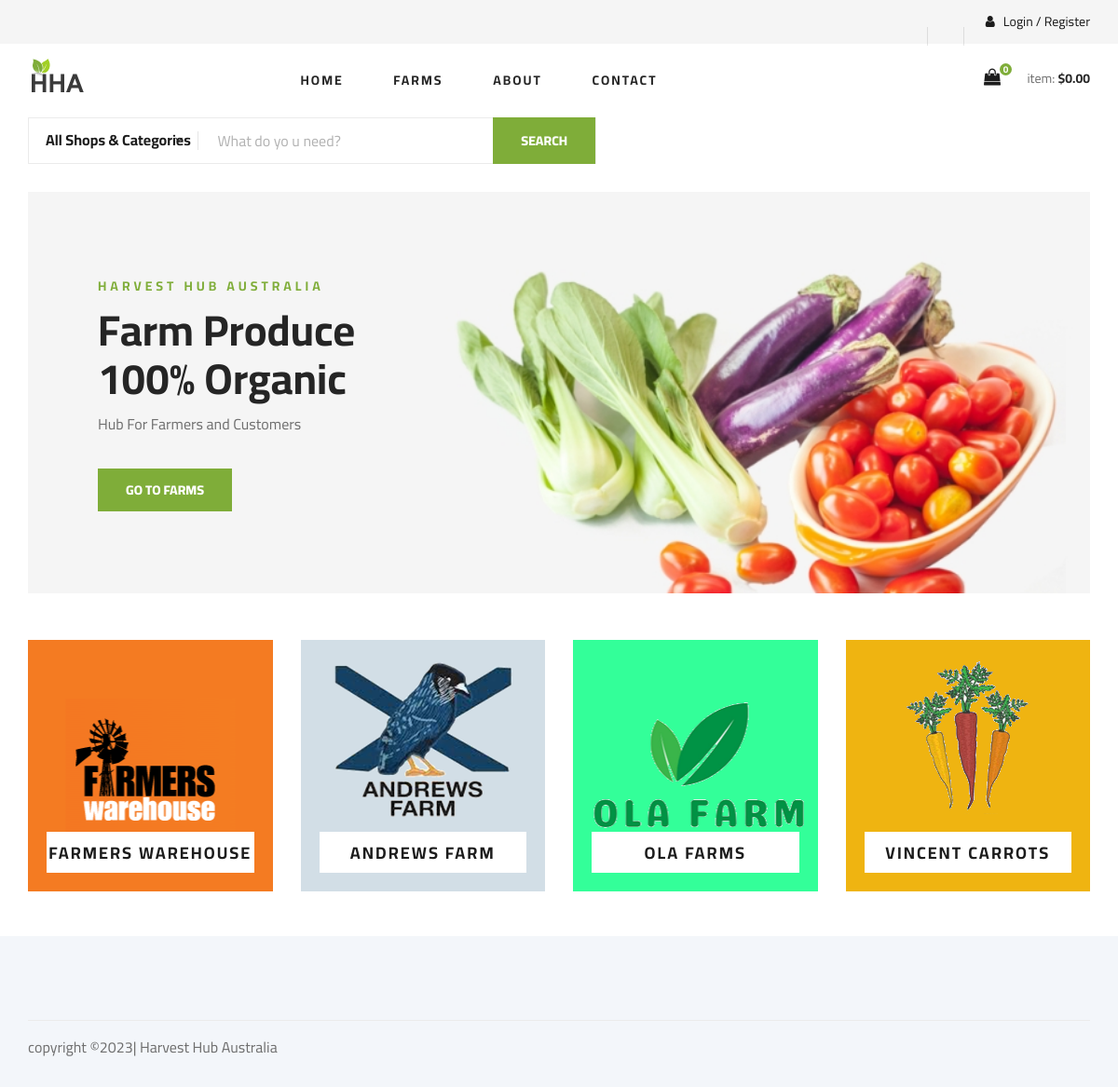
The page / on the database its author committed.
### tables this page shows
CREATE TABLE IF NOT EXISTS `farm` (
  `farm_id` INT NOT NULL AUTO_INCREMENT,
  `farm_name` VARCHAR(45) NOT NULL,
  `address` TEXT NULL,
  `email` VARCHAR(100) NOT NULL,
  `phone` VARCHAR(45) NOT NULL,
  `admin_id` INT NOT NULL,
  `created_by` VARCHAR(45) NOT NULL,
  `created_at` DATETIME NOT NULL,
  PRIMARY KEY (`farm_id`),
  INDEX `FK_ADMIN_ID_idx` (`admin_id` ASC),
  CONSTRAINT `FK_ADMIN_ID`
    FOREIGN KEY (`admin_id`)
    REFERENCES `users` (`user_id`)
    ON DELETE NO ACTION
    ON UPDATE NO ACTION);

### imp/functions.php (called while the page is built, shortened)
<?php
function category(){
	global $conn;
	$status[0] = false;
	$status[1] = "";
	$sql = "select * from product_category";
				$xsql = mysqli_query($conn,$sql);
				if($xsql){
					if(mysqli_affected_rows($conn)==0){
						$status[0] = false;
						$status[1] = "No category";
					}
					else{
						$count = 0;
						$status[0] = true;
						$status[1] = "success";
						while($rw=mysqli_fetch_array($xsql)){
							$status[2][$count]['category_id'] = $rw['category_id'];
							$status[2][$count]['category_name'] = $rw['category_name'];
							$count++;
						}
					}
				}
				else{
					$status[0] = false;
					$status[1] = "Error";
				}
	return $status;
}
function farm(){
	global $conn;
	$status[0] = false;
	$status[1] = "";
	$sql = "select * from farm";
				$xsql = mysqli_query($conn,$sql);
				if($xsql){
					if(mysqli_affected_rows($conn)==0){
						$status[0] = false;
						$status[1] = "No Farm";
					}
					else{
						$count = 0;
						$status[0] = true;
						$status[1] = "success";
						while($rw=mysqli_fetch_array($xsql)){
							$status[2][$count]['farm_id'] = $rw['farm_id'];
							$status[2][$count]['farm_name'] = $rw['farm_name'];
							$status[2][$count]['address'] = $rw['address'];
							$status[2][$count]['email'] = $rw['email'];
							$status[2][$count]['phone'] = $rw['phone'];
							$status[2][$count]['admin_id'] = $rw['admin_id'];
							$count++;
						}
					}
				}
				else{
					$status[0] = false;
					$status[1] = "Error";
				}
	return $status;
}
?>

### pages/home.php (the view, shortened to what this page needs)
<section class="hero">
    <div class="container">
        <div class="row">
                    <?php
			$cat = category();
		?>
            <div class="col-lg-12">
                <div class="hero__search">
                    <div class="hero__search__form">
                         <form method="post" action="?p=search">
                            <div class="hero__search__categories">
                                All Shops & Categories
                                <span class="arrow_carrot-down"></span>
                            </div>
                            <input name="search" type="text" placeholder="What do yo u need?">
                            <button type="submit" class="site-btn">SEARCH</button>
                        </form>
                    </div>
                </div>
                <div class="hero__item set-bg" data-setbg="img/hero/banner.jpg">
                    <div class="hero__text">
                        <span>HARVEST HUB Australia</span>
                        <h2>Farm Produce <br />100% Organic</h2>
                        <p>Hub For Farmers and Customers</p>
                        <a class="site-btn" href="?p=farms">Go to Farms</a>
                    </div>
                </div>
            </div>
        </div>
    </div>
</section>
<section class="categories">
    <div class="container">
        <div class="row">
            <div class="categories__slider owl-carousel">
            	<?php
			$farm = farm();
			if($farm[0]){
				foreach($farm[2] as $val){
					echo '<div class="col-lg-3">
                    					<div class="categories__item set-bg" data-setbg="img/farm/'.$val['farm_id'].'.png">
                       					 <h5><a href="?p=farm&farm='.$val['farm_id'].'">'.$val['farm_name'].'</a></h5>
                   						</div>
                					</div>';
				}
			}
		?>
            </div>
        </div>
    </div>
</section>
<br/><br/>

### css/style.css (style rules this page uses)
html, body { height: 100%; font-family: "Cairo", sans-serif; -webkit-font-smoothing: antialiased; font-smoothing: antialiased; }
h1, h2, h3, h4, h5, h6 { margin: 0; color: #111111; font-weight: 400; font-family: "Cairo", sans-serif; }
h2 { font-size: 36px; }
h5 { font-size: 18px; }
p { font-size: 16px; font-family: "Cairo", sans-serif; color: #6f6f6f; font-weight: 400; line-height: 26px; margin: 0 0 15px 0; }
.set-bg { background-repeat: no-repeat; background-size: cover; background-position: top center; }
.site-btn { font-size: 14px; color: #ffffff; font-weight: 800; text-transform: uppercase; display: inline-block; padding: 13px 30px 12px; background: #7fad39; border: none; }
.hero { padding-bottom: 50px; }
.hero__search { overflow: hidden; margin-bottom: 30px; }
.hero__search__form { width: 610px; height: 50px; border: 1px solid #ebebeb; position: relative; float: left; }
.hero__search__form form .hero__search__categories { width: 30%; float: left; font-size: 16px; color: #1c1c1c; font-weight: 700; padding-left: 18px; padding-top: 11px; position: relative; }
.hero__search__form form .hero__search__categories:after { position: absolute; right: 0; top: 14px; height: 20px; width: 1px; background: #000000; opacity: 0.1; content: ""; }
.hero__search__form form .hero__search__categories span { position: absolute; right: 14px; top: 14px; }
.hero__search__form form input { width: 70%; border: none; height: 48px; font-size: 16px; color: #b2b2b2; padding-left: 20px; }
.hero__search__form form input::placeholder { color: #b2b2b2; }
.hero__search__form form button { position: absolute; right: 0; top: -1px; height: 50px; }
.hero__item { height: 431px; display: flex; align-items: center; padding-left: 75px; }
.hero__text span { font-size: 14px; text-transform: uppercase; font-weight: 700; letter-spacing: 4px; color: #7fad39; }
.hero__text h2 { font-size: 46px; color: #252525; line-height: 52px; font-weight: 700; margin: 10px 0; }
.hero__text p { margin-bottom: 35px; }
.categories__item { height: 270px; position: relative; }
.categories__item h5 { position: absolute; left: 0; width: 100%; padding: 0 20px; bottom: 20px; text-align: center; }
.categories__item h5 a { font-size: 18px; color: #1c1c1c; font-weight: 700; text-transform: uppercase; letter-spacing: 2px; padding: 12px 0 10px; background: #ffffff; display: block; }
.categories__slider .col-lg-3 { max-width: 100%; }
@media only screen and (min-width: 1200px) { .container { max-width: 1170px; } }

### rows shown on the page
farm: shows a picture, farm_name "FARMERS WAREHOUSE"
farm: shows a picture, farm_name "ANDREWS FARM"
farm: shows a picture, farm_name "OLA FARMS"
farm: shows a picture, farm_name "VINCENT CARROTS"

### other values the page prints
$num_of_items "0"
$cart_total "0.00"
